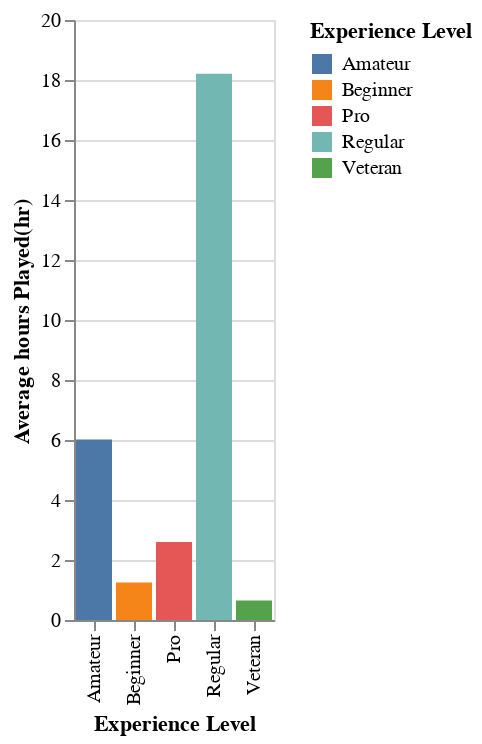

This figure's notebook cell:
### Markdown cell above
**Summary Statistics**

Most players recorded very little playtime, with three-quarters spending under an hour in total (Q3 = 0.6 hours). Only a small number logged substantially more time, which raises the overall average (mean = 5.85 hours; median = 0.1 hours) and affects the dataset (STD = 28.36 hours). **Most players played very little (close to 0 hours), but a few played way more, making the dataset highly uneven.**

The player population is primarily young adults, concentrated between the late teens and early twenties (mean = 21.28; Q1–Q3 = 17–22 years).

### Code cell
# Experienced comapred with Average played hours played
plot1= alt.Chart(players_tidy).mark_bar().encode(
    x=alt.X("experience:N").title("Experience Level"),
    y=alt.Y("mean(played_hours):Q").title("Average hours Played(hr)"),
    color = alt.Color("experience:N").title("Experience Level")
)
plot1

### Figure 1 — Vega-Lite specification as saved in the notebook (floating-point values rounded to 4 significant figures; data arrays with more than 128 entries replaced by an {"elided": "..."} marker saying what was removed)
{"config": {"view": {"continuousWidth": 300, "continuousHeight": 300}}, "data": {"name": "data-dc39170511f3ba1e9a8571eea42c5369"}, "mark": {"type": "bar"}, "encoding": {"color": {"field": "experience", "title": "Experience Level", "type": "nominal"}, "x": {"field": "experience", "title": "Experience Level", "type": "nominal"}, "y": {"aggregate": "mean", "field": "played_hours", "title": "Average hours Played(hr)", "type": "quantitative"}}, "$schema": "https://vega.github.io/schema/vega-lite/v5.20.1.json", "datasets": {"data-dc39170511f3ba1e9a8571eea42c5369": {"elided": "196 records"}}}
